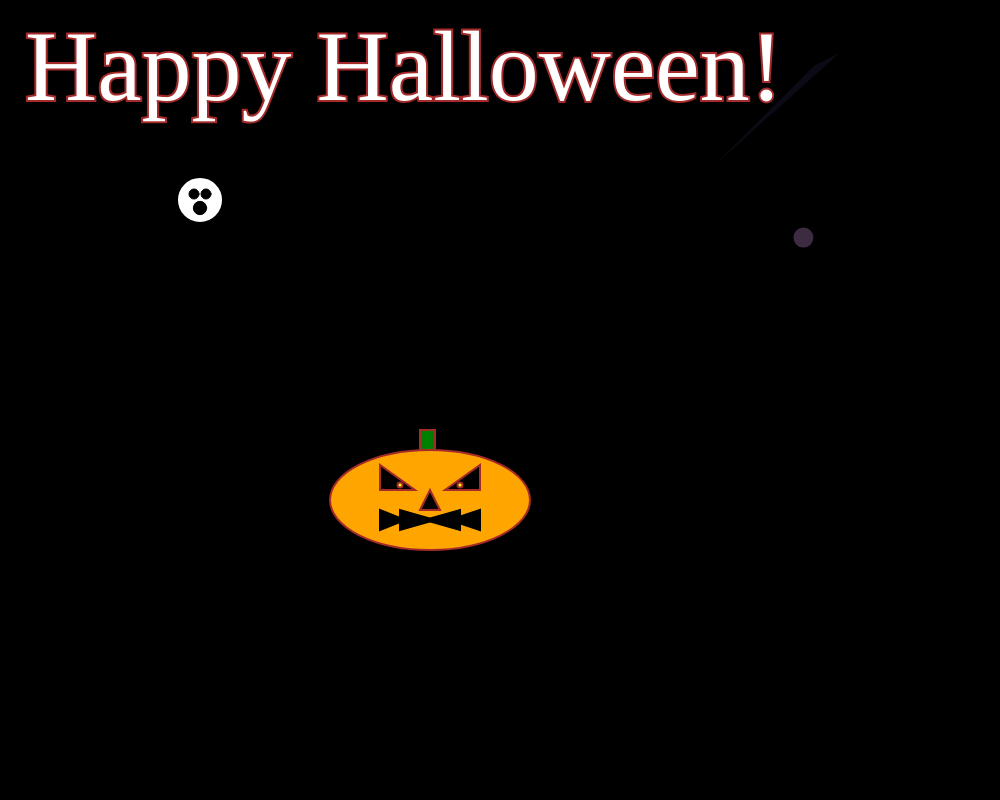
Frame 1 (no input)
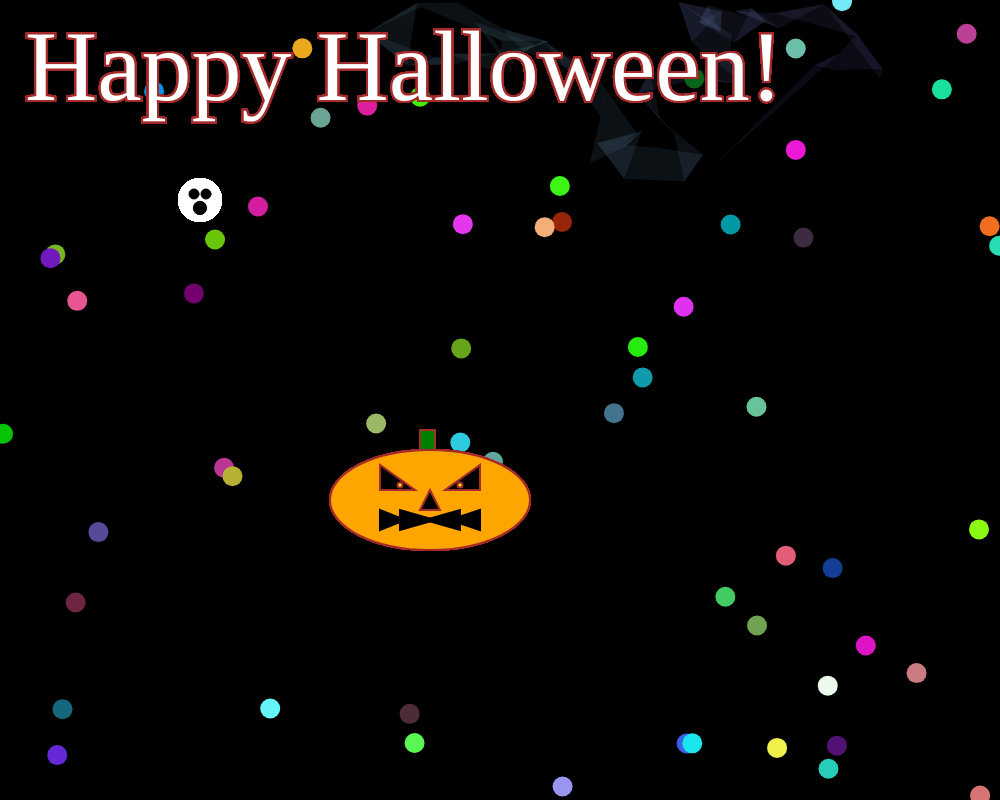
Frame 60 (no input)
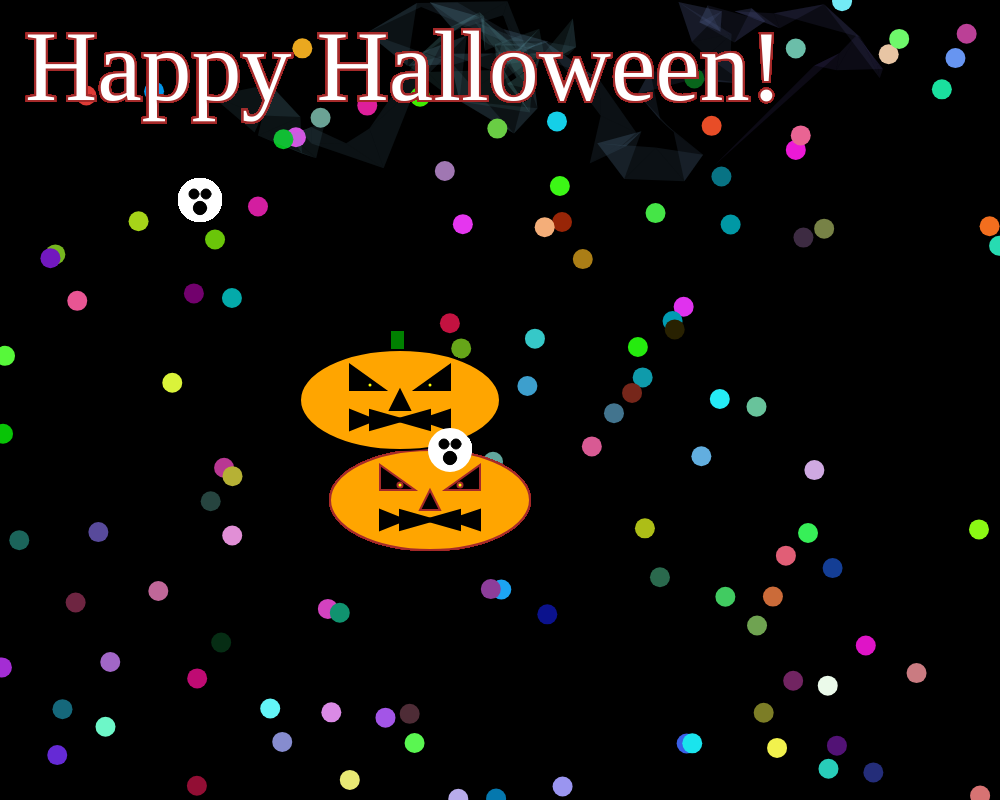
Frame 120 (the mouse pressed at the canvas centre since frame 60)

The p5.js sketch that drew these frames (run headless with seeded random() and noise() and a simulated clock; from frame 60 on, the mouse is pressed at the canvas centre):

// p5.js sketch
// ── sketch.js
// DEFINE GLOBAL VARIABLES
let bgColor; // background-color
let centerX, centerY;
let smoke = {};
smoke.pos1x = 100;
smoke.pos1y = 100;
smoke.pos2x = 200;
smoke.pos2y = 200;
smoke.pos3x = 0;
smoke.pos3y = 0;
let multMax = 0.02;
let multDelta;
let mult;
let redFill = 255;
let alphaAmt = 50;
let alphaNoise;
let x = -400;
let y = 0;

let candy = {};
  candy.posx = 100;
  candy.posy = 100;

let speed = 5

function setup() {
    bgColor = color('black');
    // createCanvas(windowWidth, windowHeight);
    createCanvas(1000, 800);
    background(bgColor);
    // frameRate(20);

    // Set initial position
    smoke.pos1x = random(width);
    smoke.pos1y = random(height);
    smoke.pos2x = smoke.pos1x + 100;
    smoke.pos2y = smoke.pos1y - 100;
}


function draw() {


    centerX = width * 0.5;
    centerY = height * 0.5;

    multDelta = noise(0.99 * frameCount + pow(2, 8));
    multDelta = map(multDelta, 0, 1, -0.01, 0.01);
    multMax = constrain(multMax + multDelta, 0.05, 0.4);
    mult = random(-multMax, multMax);
    smoke.pos3x = abs(((width * mult) + smoke.pos2x) % width);
    mult = random(-multMax, multMax);
    smoke.pos3y = abs(((height * mult) + smoke.pos2y) % height);


    mult = noise(frameCount * 0.01) * 250;
    redFill = constrain(mult, 0, 255);

    noStroke();
    // stroke(200, 20);
    // get a random noise value between (0-1)
    alphaNoise = noise(0.1 * frameCount + 1000);
    alphaNoise = map(alphaNoise, 0, 1, -2, 2);
    alphaAmt += alphaNoise;
    alphaAmt = constrain(alphaAmt, 20, 100);
    fill(100, 255 - redFill, 175, 30);

    triangle(smoke.pos1x, smoke.pos1y, smoke.pos2x, smoke.pos2y, smoke.pos3x, smoke.pos3y);

    smoke.pos1x = smoke.pos2x;
    smoke.pos1y = smoke.pos2y;
    smoke.pos2x = smoke.pos3x;
    smoke.pos2y = smoke.pos3y;

    // candys

     candy.posx = random(0, width);
     candy.posy = random(0, height);
     fill(random(250), random(250), random(250));
     ellipse(candy.posx, candy.posy, 20, 20);



push();
//Happy halloween text
  fill('white');
  stroke('brown');
  strokeWeight(4);
  textSize(100);
  textFont('Calder');
  text('Happy Halloween!', 25, 100);

// translate the canvas to center being 0
translate (400, 400); //0 is now the center of the canvas
  //stationary pumpkin
  pumpkin(30, 100, 20);
  //moving pumpkin (curser)
  pumpkin(mouseX-500, mouseY-400, 20);
// stationary ghost
  ghost(-200, -200, 40);
//moving ghost
  ghost(mouseX-450, mouseY-350, 40);
}

function pumpkin(x, y, diameter){

  //now making the head
    strokeWeight(2);
    fill('orange');
    ellipse(x, y, 200, 100); //base of the head

    fill('black');
  //eyes
    triangle(x-50, y-35, x-50, y-10, x-15, y-10); // left eye
    triangle(x+50, y-35, x+50, y-10, x+15, y-10); //right eye
    triangle(x, y-10, x-10, y+10, x+10, y+10); // nose

  // the stem
    fill('green'); //making stem green
    rect(x-10, y-70, 15, 20);

    fill('yellow'); //eye pupils
    ellipse(x-30, y-15, 5, 5); //left pupil
    ellipse(x+30, y-15, 5, 5); //right pupil


    //mouth
      fill('black');
      stroke('black');
      triangle(x-50, y+10, x-50, y+30, x-25, y+20); //first triangle left of mouth
      triangle(x-30, y+10, x-30, y+30, x+5, y+20); //second triangle left of mouth
      triangle(x-5, y+20, x+30, y+10, x+30, y+30); //first triangle right of mouth
      triangle(x+20, y+20, x+50, y+10, x+50, y+30); // second triangle right of mouth


}

function ghost(x, y, diameter){
  //basic ghost
  fill('white');
  stroke('white');
  strokeWeight(4);
  ellipse(x, y, diameter, diameter);
  //eyes
  fill('black');
  stroke('black');
  strokeWeight(1);
  //left
  ellipse(x-6, y-6, diameter/4, diameter/4);
  //right
  ellipse(x+6, y-6, diameter/4, diameter/4);
  //mouth
  ellipse(x, y+8, diameter/3, diameter/3);
}
